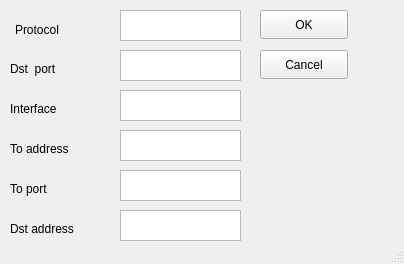
<?xml version="1.0" encoding="UTF-8"?>
<ui version="4.0">
 <class>MainWindow</class>
 <widget class="QMainWindow" name="MainWindow">
  <property name="geometry">
   <rect>
    <x>0</x>
    <y>0</y>
    <width>404</width>
    <height>264</height>
   </rect>
  </property>
  <property name="windowTitle">
   <string>Add destination NAT</string>
  </property>
  <widget class="QWidget" name="centralwidget">
   <widget class="QLabel" name="label_4">
    <property name="geometry">
     <rect>
      <x>10</x>
      <y>100</y>
      <width>91</width>
      <height>17</height>
     </rect>
    </property>
    <property name="text">
     <string>Interface</string>
    </property>
   </widget>
   <widget class="QTextEdit" name="toaddressField">
    <property name="geometry">
     <rect>
      <x>120</x>
      <y>130</y>
      <width>121</width>
      <height>31</height>
     </rect>
    </property>
   </widget>
   <widget class="QTextEdit" name="toportField">
    <property name="geometry">
     <rect>
      <x>120</x>
      <y>170</y>
      <width>121</width>
      <height>31</height>
     </rect>
    </property>
   </widget>
   <widget class="QPushButton" name="cancelButton">
    <property name="geometry">
     <rect>
      <x>260</x>
      <y>50</y>
      <width>88</width>
      <height>29</height>
     </rect>
    </property>
    <property name="text">
     <string>Cancel</string>
    </property>
   </widget>
   <widget class="QLabel" name="label_5">
    <property name="geometry">
     <rect>
      <x>10</x>
      <y>140</y>
      <width>91</width>
      <height>17</height>
     </rect>
    </property>
    <property name="text">
     <string>To address</string>
    </property>
   </widget>
   <widget class="QPushButton" name="okButton">
    <property name="geometry">
     <rect>
      <x>260</x>
      <y>10</y>
      <width>88</width>
      <height>29</height>
     </rect>
    </property>
    <property name="text">
     <string>OK</string>
    </property>
   </widget>
   <widget class="QTextEdit" name="dstportField">
    <property name="geometry">
     <rect>
      <x>120</x>
      <y>50</y>
      <width>121</width>
      <height>31</height>
     </rect>
    </property>
   </widget>
   <widget class="QTextEdit" name="interfaceField">
    <property name="geometry">
     <rect>
      <x>120</x>
      <y>90</y>
      <width>121</width>
      <height>31</height>
     </rect>
    </property>
   </widget>
   <widget class="QLabel" name="label_2">
    <property name="geometry">
     <rect>
      <x>10</x>
      <y>60</y>
      <width>101</width>
      <height>17</height>
     </rect>
    </property>
    <property name="text">
     <string>Dst  port</string>
    </property>
   </widget>
   <widget class="QTextEdit" name="protField">
    <property name="geometry">
     <rect>
      <x>120</x>
      <y>10</y>
      <width>121</width>
      <height>31</height>
     </rect>
    </property>
   </widget>
   <widget class="QLabel" name="label">
    <property name="geometry">
     <rect>
      <x>15</x>
      <y>20</y>
      <width>61</width>
      <height>20</height>
     </rect>
    </property>
    <property name="text">
     <string>Protocol</string>
    </property>
   </widget>
   <widget class="QLabel" name="label_6">
    <property name="geometry">
     <rect>
      <x>10</x>
      <y>180</y>
      <width>91</width>
      <height>17</height>
     </rect>
    </property>
    <property name="text">
     <string>To port</string>
    </property>
   </widget>
   <widget class="QTextEdit" name="dstaddressField">
    <property name="geometry">
     <rect>
      <x>120</x>
      <y>210</y>
      <width>121</width>
      <height>31</height>
     </rect>
    </property>
   </widget>
   <widget class="QLabel" name="label_7">
    <property name="geometry">
     <rect>
      <x>10</x>
      <y>220</y>
      <width>91</width>
      <height>17</height>
     </rect>
    </property>
    <property name="text">
     <string>Dst address</string>
    </property>
   </widget>
  </widget>
  <widget class="QStatusBar" name="statusbar"/>
 </widget>
 <resources/>
 <connections/>
</ui>
